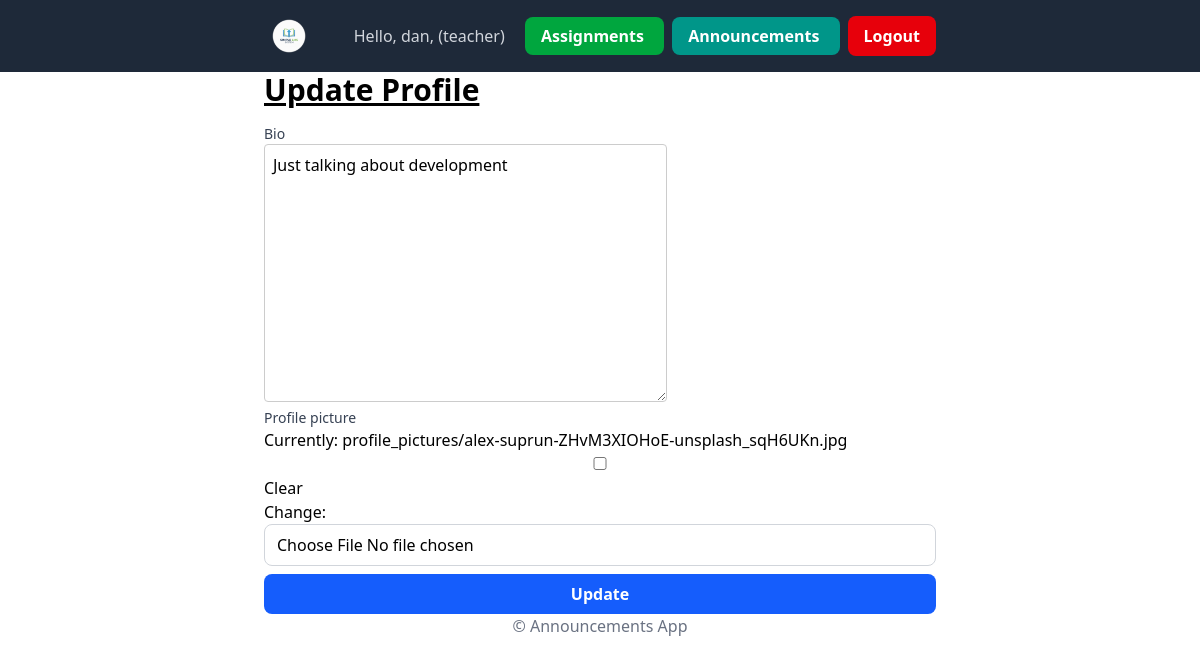
The app's page /profiles/edit/ (signed in) with its own data.
### core/models.py (models this page shows, shortened)
class User(AbstractUser):
    ROLE_CHOICES = (
        ('teacher', 'Teacher'),
        ('student', 'Student'),
    )
    role = models.CharField(max_length=10, choices=ROLE_CHOICES)

### profiles/models.py (models this page shows, shortened)
class Profile(models.Model):
    user = models.OneToOneField(
        settings.AUTH_USER_MODEL , on_delete=models.CASCADE, related_name="profile"
    )
    bio = models.TextField(blank=True)
    profile_picture = models.ImageField(
        upload_to="profile_pictures/", blank=True, null=True
    )

### profiles/views.py (the view)
# urls.py: path('edit/', edit_profile, name='profile_edit'),
@login_required
def edit_profile(request):
    profile, created = Profile.objects.get_or_create(user=request.user)
    if request.method == 'POST':
        form = ProfileForm(request.POST, request.FILES, instance=profile)
        if form.is_valid():
            form.save()
            return redirect('profile_edit')  # Redirect to the same profile page after saving
    else:
        form = ProfileForm(instance=profile)
    return render(request, 'profiles/edit_profile.html', {'form': form, 'profile': profile})

### profiles/forms.py
class ProfileForm(forms.ModelForm):
    class Meta:
        model = Profile
        fields = ['bio', 'profile_picture']

### profiles/templates/profiles/edit_profile.html (shortened to what this page needs)
{% extends 'base.html' %}
{% load static %}
{% block content %}
<div class="max-w-2xl mx-auto px-4 md:px-0">
  <div class="flex justify-between items-center mb-4">
    <h1 class="text-3xl font-bold underline">
      Update Profile
    </h1>
  </div>
  <form method="post" enctype="multipart/form-data">
    {% for field in form %}
      <div>
        <label for="{{ field.id_for_label }}" class="block text-sm font-medium text-gray-700">
          {{ field.label }}
        </label>
        {{ field }}
      </div>
    {% endfor %}
    <button type="submit" class="mt-2 w-full bg-blue-600 hover:bg-blue-700 text-white font-semibold py-2 px-4 rounded-lg">
      Update
    </button>
  </form>
</div>
{% endblock %}

### templates/base.html (shortened to what this page needs)
{% load static %}
<!doctype html>
<html>
  <head>
    <script src="https://cdn.jsdelivr.net/npm/@tailwindcss/browser@4"></script>
    <link rel="stylesheet" href="{% static 'css/styles.css' %}" />
  </head>
  <body>
    <header>
        {% block header %}
        <nav class="bg-gray-800 p-4">
            <div class="max-w-2xl mx-auto flex justify-between items-center">
                <a href="{% url 'home' %}" class="flex text-white text-lg font-semibold">
                    <img src="{% static '/logo-sm.png' %}"
                        class="px-2"
                        width="50"
                        height="50"
                    >
                </a>
                {% if user.is_authenticated %}
                <div>
                    <form method="post" action="{% url 'logout' %}">
                        <span class="text-gray-300 mr-4">
                            Hello, {{user.username}}, ({{user.role}})
                        </span>
                        <a href="{% url 'assignment_list' %}" class="px-4 py-2 mr-2 bg-green-600 text-white font-semibold rounded-lg hover:bg-green-700 focus:outline-none focus:ring-2 focus:ring-green-500 focus:ring-offset-2">
                            Assignments
                        </a>
                        <a href="{% url 'announcement_list' %}" class="px-4 py-2 mr-2 bg-teal-600 text-white font-semibold rounded-lg hover:bg-teal-700 focus:outline-none focus:ring-2 focus:ring-teal-500 focus:ring-offset-2">
                            Announcements
                        </a>
                        <button type="submit" class="px-4 py-2 bg-red-600 text-white font-semibold rounded-lg hover:bg-red-700 focus:outline-none focus:ring-2 focus:ring-red-500 focus:ring-offset-2">
                            Logout
                        </button>
                    </form>
                </div>
                {% endif %}
            </div>
        </nav>
        {% endblock %}
    </header>
    <main>
        {% block content %}{% endblock %}
    </main>
    <footer>
        {% block footer %}
            <p class="text-center text-gray-500">
                &copy; Announcements App
            </p>
        {% endblock %}
    </footer>
  </body>
</html>

### static/css/styles.css (style rules this page uses)
input, select { width: 100%; border: 1px solid #d1d5db; border-radius: 0.5rem; padding: 0.5rem 0.75rem; outline: none; }
textarea { border: 1px solid #ccc; border-radius: 4px; padding: 8px; }

### records on screen
User: username "dan", role "teacher"
Profile: form "Just talking about development"

### other values on screen
{{ field.label }} "Bio" "Profile picture"
